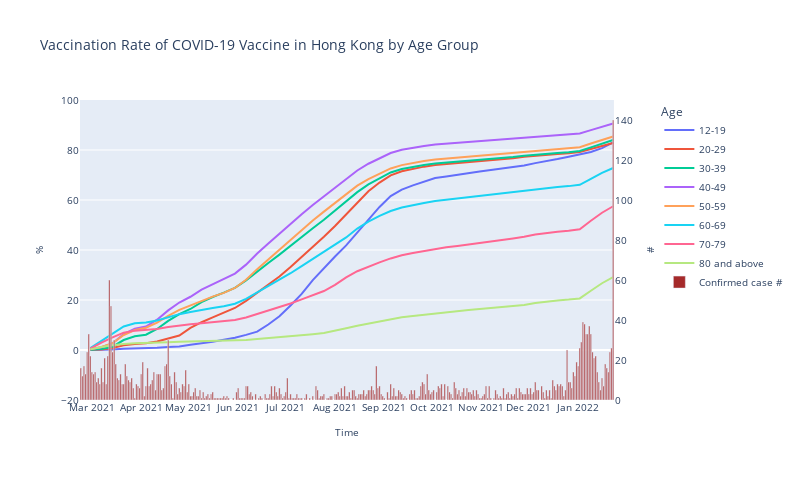

The cell this chart's notebook holds for it:
### Code cell
fig = make_subplots(specs=[[{"secondary_y": True}]], rows=1, cols=1)
for i in range(1, len(df.columns)):
    fig.add_trace(go.Scatter(x=df["time"], y=df[df.columns[i]], name=df.columns[i]), row=1, col=1)
fig.add_bar(x=df2.index, y=df2["#"], secondary_y=True, name="Confirmed case #", marker={"color":"brown"})
fig.update_layout(title_text='<span style="font-size: 14px;">Vaccination Rate of COVID-19 Vaccine in Hong Kong by Age Group</span>',
                  xaxis_title="Time",
                  legend_title="Age",
                  xaxis=dict(
                      dtick = "M1",
                      showgrid = False,
                  ),
                  xaxis_titlefont_size=10,
                  xaxis_tickfont_size=10,
                  yaxis_titlefont_size=10,
                  yaxis_tickfont_size=10,
                  legend_font_size=10,
                  width=800, height=480)
fig.update_yaxes(title_text="%", showgrid=True, range=[-20, 100], secondary_y=False)
fig.update_yaxes(title_text="#", showgrid=False, range=[0, 150], secondary_y=True,
                 titlefont_size=10,
                 tickfont_size=10)
fig.show()
